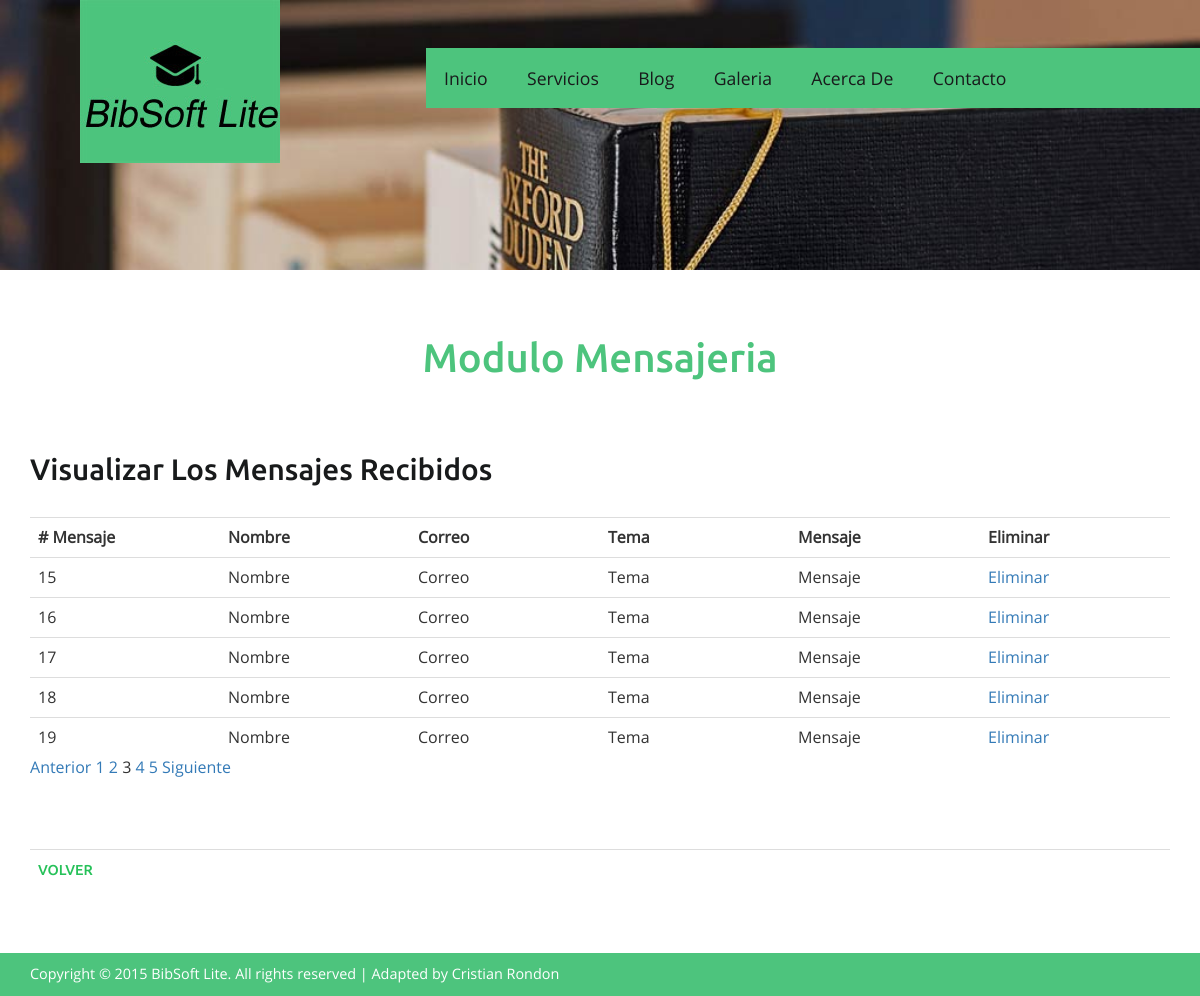
The app's page /mensajes.php?num=3 (signed in) with its own data.
### tables this page shows
CREATE TABLE IF NOT EXISTS `mensajes` (
  `id_mensaje` int(9) NOT NULL AUTO_INCREMENT,
  `nombre` varchar(50) NOT NULL,
  `correo` varchar(50) NOT NULL,
  `tema` varchar(50) NOT NULL,
  `mensaje` varchar(500) NOT NULL,
  PRIMARY KEY (`id_mensaje`)
);

### mensajes.php (the view, shortened to what this page needs)
<?Php
include("conexion.php");
$rst_mensajes=mysql_query("select * from mensajes ",$conexion);
$num_registro=mysql_num_rows($rst_mensajes);
$registros=5;
$pagina= $_REQUEST["num"];
if(is_numeric($pagina))
$inicio=(($pagina-1)*$registros);
else
$inicio=0;
$rst_mensajes=mysql_query("select * from mensajes LIMIT $inicio,$registros;",$conexion);
$paginas=ceil($num_registro/$registros);
?>
<!DOCTYPE HTML>
<html>
<head>
<link href="css/bootstrap.css" rel='stylesheet' type='text/css' />
<link href="css/style.css" rel='stylesheet' type='text/css' />
<link rel="stylesheet" href="css/touchTouch.css" type="text/css" media="all" />
<link href="css/style.css" rel='stylesheet' type='text/css' />
</head>
<body>
<div class="banner2">
	 <div class="header">
	   <div class="logo">
				 <a href="#"><img src="images/logo.jpg" alt=""/></a>
	   </div>
	   <div class="top-menu"> <span class="menu"></span>
	     <ul class="navig">
	       <li><a href="index.php">Inicio</a></li>
	       <li><a href="servicios.php">Servicios</a></li>
	       <li><a href="blog.php">Blog</a></li>
	       <li><a href="galeria.php">Galeria</a></li>
	       <li><a href="acerca.php">Acerca De</a></li>
	       <li><a href="contacto.php">Contacto</a></li>
         </ul>
       </div>
  </div>
</div>
<div class="welcome">
	 <div class="container">
		 <h2>Modulo Mensajeria</h2>
	   <p>&nbsp;</p>
		 <div class="welcm_sec">
		   <div class="center-block">
			 <div class="campus_head">
					 <h3>Visualizar Los Mensajes Recibidos </h3>
			 </div>
			 <form name="Crear_Libros" method="post" action="subir_libros.php">
			   <div class="clearfix">
			     <div class="bs-example">
			       <table class="table">
			         <tr>
			           <td width="11%"><strong># Mensaje</strong></td>
			           <td width="11%"><strong>Nombre</strong></td>
			           <td width="11%"><strong>Correo</strong></td>
			           <td width="11%"><strong>Tema</strong></td>
                       <td width="11%"><strong>Mensaje</strong></td>
			           <td width="11%"><strong>Eliminar</strong></td>
		             </tr>
                     <?php
			  			while($fila=mysql_fetch_array($rst_mensajes))
			  			{
			  		 ?>
			         <tr>
			           <td><?php echo $fila["id_mensaje"];?></td>
			           <td><?php echo $fila["nombre"];?></td>
			           <td><?php echo $fila["correo"];?></td>
			           <td><?php echo $fila["tema"];?></td>
			           <td><?php echo $fila["mensaje"];?></td>
			           <td><a href="eliminar_mensajes.php?archivo=<?php echo $fila["id_mensaje"];?>">Eliminar</a></td>
		             </tr>
                     <?php
			  			}
			  		 ?>
		           </table>
                   <p>
              <?php
			  if($pagina>1)
			  	echo "<a href='mensajes.php?num=". ($pagina-1) ."'>  Anterior</a> ";
			  	for ($cont=1;$cont<=$paginas;$cont++){
				  if($cont==$pagina){
				  echo $cont ." ";
				  }
				  else{
				  echo "<a href='mensajes.php?num=". $cont ."'>$cont</a> ";
			  	  }
				}
			  	if($pagina<$paginas){
			  	echo "<a href='mensajes.php?num=". ($pagina+1) ."'>  Siguiente</a> ";
			  	}
			  ?>
          </p><br/>
</div>
		       </div>
		     </form>
<div class="more_info">
          <table width="50%" border="0" class="table">
            <tr>
              <td><a href="javascript:history.back(1)">Volver</a></td>
            </tr>
          </table>
</div>
		   </div>
	   </div>
  </div>
</div>
<div class="copywrite">
	 <div class="container">
		 <p>Copyright © 2015 BibSoft Lite. All rights reserved | Adapted by <a href="http://w3layouts.com">Cristian Rondon</a></p>
	 </div>
</div>
</body>
</html>

### css/style.css (style rules this page uses)
h4, h5, h6, h1, h2, h3 { margin: 0; }
ul, ol { margin: 0; padding:0; }
p { margin: 0; }
html, body { font-family: 'OpenSans-Regular'; font-size: 100%; background: #ffffff; }
body a { transition:0.5s all; -webkit-transition:0.5s all; -moz-transition:0.5s all; -o-transition:0.5s all; -ms-transition:0.5s all; }
.logo { float:left; margin-left:5em; }
.top-menu { float:right; background: #4dc47d; margin: 3em 0 0 0; padding:0 11em 0 0em; }
.top-menu ul li { display:inline-block; }
.top-menu ul li a { display:block; color:#181a1b; font-size:1.1em; padding:1em 1em; text-decoration:none; }
.welcome { padding:4em 0; }
.welcome h2 { font-family: 'Ubuntu-Medium'; font-size:2.5em; line-height:1.2em; text-align:center; color:#4dc47d; }
.welcm_sec { margin-top:3em; }
.campus_head { margin-bottom:2em; }
.campus_head h3,.testimonal h3,.news h3 { font-family: 'Ubuntu-Medium'; font-size:1.85em; color:#181a1b; margin-bottom:0.7em; }
.more_info { margin-top: 1.5em; }
.more_info a { display: inline-block; color: #26c159; text-decoration: none; font-family: 'Ubuntu-Medium'; font-size: 0.9em; text-transform:uppercase; }
.copywrite { background:#4dc47d; padding:0.7em; }
.copywrite p { color: #fff; font-size: 0.9em; text-align: left; }
.copywrite p a { color: #fff; }
.banner2 { background:url(../images/banner.jpg) no-repeat; background-size:cover; min-height:270px; }
.table { margin-bottom: 0; }

### records on screen
mensajes: id_mensaje "15", nombre "Nombre", correo "Correo", tema "Tema", mensaje "Mensaje"
mensajes: id_mensaje "16", nombre "Nombre", correo "Correo", tema "Tema", mensaje "Mensaje"
mensajes: id_mensaje "17", nombre "Nombre", correo "Correo", tema "Tema", mensaje "Mensaje"
mensajes: id_mensaje "18", nombre "Nombre", correo "Correo", tema "Tema", mensaje "Mensaje"
mensajes: id_mensaje "19", nombre "Nombre", correo "Correo", tema "Tema", mensaje "Mensaje"
